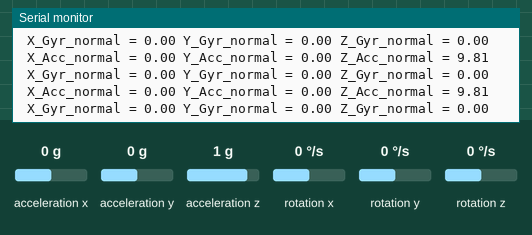
This sketch was run on a simulated Arduino Uno, built with avr-gcc and run on an emulated ATmega328P. Parts: the last lines printed to the serial monitor. The test bench sets the inputs (shaded band); at power-on: acceleration x 0 g, acceleration y 0 g, acceleration z 1 g, rotation x 0 °/s, rotation y 0 °/s, rotation z 0 °/s.

Above: at 1.2 s.
1.3 s: acceleration x set to -1.4 g
At 2.0 s:
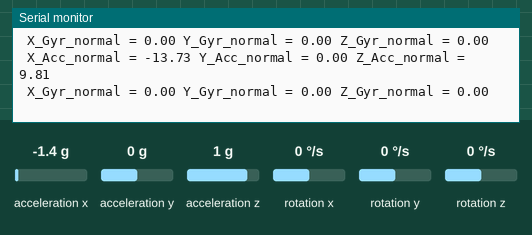
4.3 s: acceleration y set to -0.8 g
At 5.1 s:
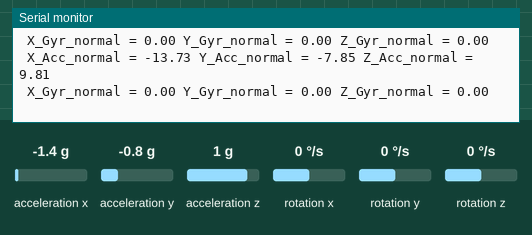
7.3 s: acceleration z set to -1.4 g
At 8.4 s:
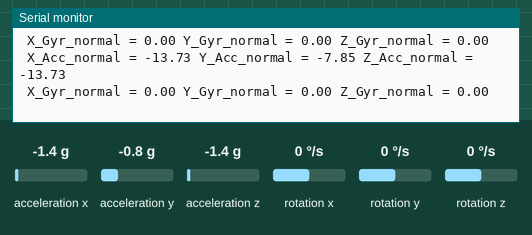
10.3 s: rotation x set to 100 °/s
At 11.2 s:
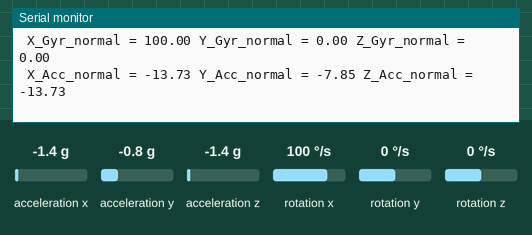
13.3 s: acceleration x set to -0.8 g
At 14.0 s:
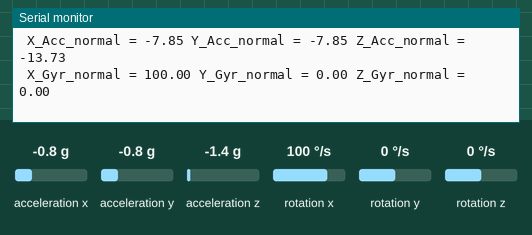
16.3 s: rotation y set to -192 °/s
At 16.9 s:
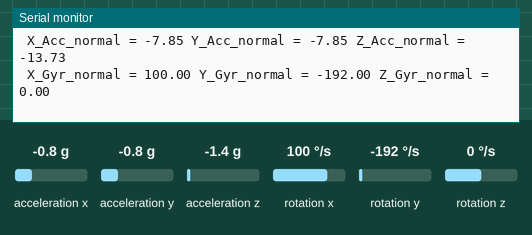
Timing chart, 0 to 19.3 s (numbered marks = the images above; inputs shaded):
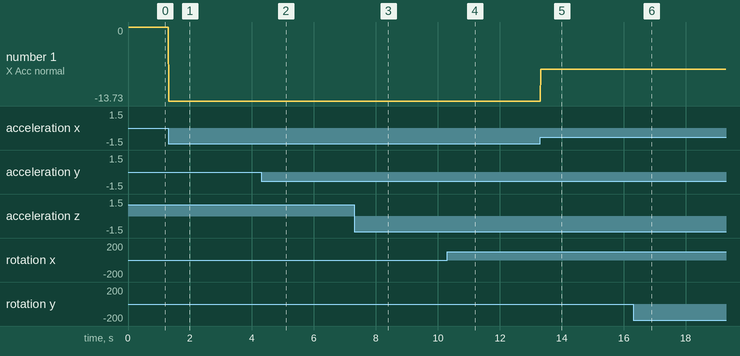

The sketch:

full.ino
```cpp
// Sketch For Simple Accelerometer Measurements

/*
    MPU6050 Triple Axis Gyroscope & Accelerometer. Simple Accelerometer Example.
    Read more: http://www.jarzebski.pl/arduino/czujniki-i-sensory/3-osiowy-zyroskop-i-akcelerometr-mpu6050.html
    GIT: https://github.com/jarzebski/Arduino-MPU6050
    Web: http://www.jarzebski.pl
    (c) 2014 by Korneliusz Jarzebski
*/

#include <Wire.h>
#include <MPU6050.h>

MPU6050 mpu;

void setup()
{
  Serial.begin(115200);

  Serial.println("Initialize MPU6050");

  while(!mpu.begin(MPU6050_SCALE_2000DPS, MPU6050_RANGE_2G))
  {
    Serial.println("Could not find a valid MPU6050 sensor, check wiring!");
    delay(500);
  }

  // If you want, you can set accelerometer offsets
  // mpu.setAccelOffsetX();
  // mpu.setAccelOffsetY();
  // mpu.setAccelOffsetZ();

  checkAccSettings();
  checkGyrSettings();
}

void checkAccSettings()
{
  Serial.println();

  Serial.print(" * Sleep Mode:            ");
  Serial.println(mpu.getSleepEnabled() ? "Enabled" : "Disabled");

  Serial.print(" * Clock Source:          ");
  switch(mpu.getClockSource())
  {
    case MPU6050_CLOCK_KEEP_RESET:     Serial.println("Stops the clock and keeps the timing generator in reset"); break;
    case MPU6050_CLOCK_EXTERNAL_19MHZ: Serial.println("PLL with external 19.2MHz reference"); break;
    case MPU6050_CLOCK_EXTERNAL_32KHZ: Serial.println("PLL with external 32.768kHz reference"); break;
    case MPU6050_CLOCK_PLL_ZGYRO:      Serial.println("PLL with Z axis gyroscope reference"); break;
    case MPU6050_CLOCK_PLL_YGYRO:      Serial.println("PLL with Y axis gyroscope reference"); break;
    case MPU6050_CLOCK_PLL_XGYRO:      Serial.println("PLL with X axis gyroscope reference"); break;
    case MPU6050_CLOCK_INTERNAL_8MHZ:  Serial.println("Internal 8MHz oscillator"); break;
  }

  Serial.print(" * Accelerometer:         ");
  switch(mpu.getRange())
  {
    case MPU6050_RANGE_16G:            Serial.println("+/- 16 g"); break;
    case MPU6050_RANGE_8G:             Serial.println("+/- 8 g"); break;
    case MPU6050_RANGE_4G:             Serial.println("+/- 4 g"); break;
    case MPU6050_RANGE_2G:             Serial.println("+/- 2 g"); break;
  }

  Serial.print(" * Accelerometer offsets: ");
  Serial.print(mpu.getAccelOffsetX());
  Serial.print(" / ");
  Serial.print(mpu.getAccelOffsetY());
  Serial.print(" / ");
  Serial.println(mpu.getAccelOffsetZ());

  Serial.println();
}

void checkGyrSettings()
{
  Serial.println();

  Serial.print(" * Sleep Mode:        ");
  Serial.println(mpu.getSleepEnabled() ? "Enabled" : "Disabled");

  Serial.print(" * Clock Source:      ");
  switch(mpu.getClockSource())
  {
    case MPU6050_CLOCK_KEEP_RESET:     Serial.println("Stops the clock and keeps the timing generator in reset"); break;
    case MPU6050_CLOCK_EXTERNAL_19MHZ: Serial.println("PLL with external 19.2MHz reference"); break;
    case MPU6050_CLOCK_EXTERNAL_32KHZ: Serial.println("PLL with external 32.768kHz reference"); break;
    case MPU6050_CLOCK_PLL_ZGYRO:      Serial.println("PLL with Z axis gyroscope reference"); break;
    case MPU6050_CLOCK_PLL_YGYRO:      Serial.println("PLL with Y axis gyroscope reference"); break;
    case MPU6050_CLOCK_PLL_XGYRO:      Serial.println("PLL with X axis gyroscope reference"); break;
    case MPU6050_CLOCK_INTERNAL_8MHZ:  Serial.println("Internal 8MHz oscillator"); break;
  }

  Serial.print(" * Gyroscope:         ");
  switch(mpu.getScale())
  {
    case MPU6050_SCALE_2000DPS:        Serial.println("2000 dps"); break;
    case MPU6050_SCALE_1000DPS:        Serial.println("1000 dps"); break;
    case MPU6050_SCALE_500DPS:         Serial.println("500 dps"); break;
    case MPU6050_SCALE_250DPS:         Serial.println("250 dps"); break;
  }

  Serial.print(" * Gyroscope offsets: ");
  Serial.print(mpu.getGyroOffsetX());
  Serial.print(" / ");
  Serial.print(mpu.getGyroOffsetY());
  Serial.print(" / ");
  Serial.println(mpu.getGyroOffsetZ());

  Serial.println();
}

void loop()
{
  Vector rawAccel = mpu.readRawAccel();
  Vector normAccel = mpu.readNormalizeAccel();

  // Serial.print(" Xraw = ");
  // Serial.print(rawAccel.XAxis);
  // Serial.print(" Yraw = ");
  // Serial.print(rawAccel.YAxis);
  // Serial.print(" Zraw = ");
  // Serial.println(rawAccel.ZAxis);

  Serial.print(" X_Acc_normal = ");
  Serial.print(normAccel.XAxis);
  Serial.print(" Y_Acc_normal = ");
  Serial.print(normAccel.YAxis);
  Serial.print(" Z_Acc_normal = ");
  Serial.println(normAccel.ZAxis);

  // Serial.println("");

  Vector rawGyro = mpu.readRawGyro();
  Vector normGyro = mpu.readNormalizeGyro();

  // Serial.print(" Xraw = ");
  // Serial.print(rawGyro.XAxis);
  // Serial.print(" Yraw = ");
  // Serial.print(rawGyro.YAxis);
  // Serial.print(" Zraw = ");
  // Serial.println(rawGyro.ZAxis);

  Serial.print(" X_Gyr_normal = ");
  Serial.print(normGyro.XAxis);
  Serial.print(" Y_Gyr_normal = ");
  Serial.print(normGyro.YAxis);
  Serial.print(" Z_Gyr_normal = ");
  Serial.println(normGyro.ZAxis);

  Serial.println("");

  delay(10);
}
```

Measured:
- after the input at 1.3 s, the serial monitor: prints a new line at once (image 1)
- after the input at 4.3 s, the serial monitor: prints a new line at once (image 2)
- after the input at 7.3 s, the serial monitor: prints a new line at once (image 3)
- after the input at 10.3 s, the serial monitor: prints a new line at once (image 4)
- after the input at 13.3 s, the serial monitor: prints a new line at once (image 5)
- after the input at 16.3 s, the serial monitor: prints a new line at once (image 6)
- plotted number 1: 0 → -13.73 after the input at 1.3 s
